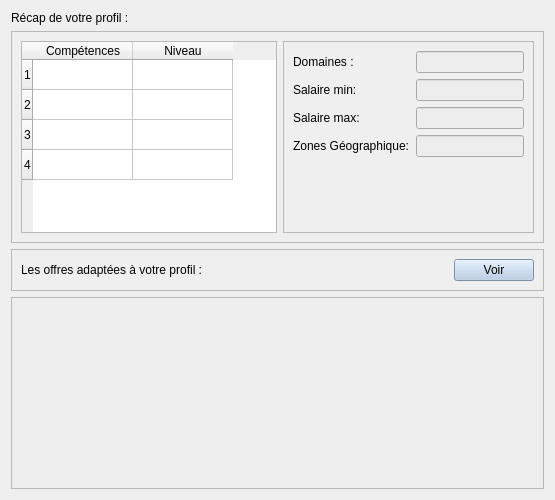
            <widget class="QWidget" name="trouver_emploi">
             <property name="minimumSize">
              <size>
               <width>0</width>
               <height>0</height>
              </size>
             </property>
             <layout class="QVBoxLayout" name="verticalLayout_34">
              <item>
               <widget class="QLabel" name="label_4">
                <property name="text">
                 <string>Récap de votre profil :</string>
                </property>
               </widget>
              </item>
              <item>
               <widget class="QFrame" name="frame_57">
                <property name="frameShape">
                 <enum>QFrame::StyledPanel</enum>
                </property>
                <property name="frameShadow">
                 <enum>QFrame::Raised</enum>
                </property>
                <layout class="QHBoxLayout" name="horizontalLayout_18">
                 <item>
                  <widget class="QTableWidget" name="tableWidget_3">
                   <property name="styleSheet">
                    <string notr="true"/>
                   </property>
                   <row>
                    <property name="text">
                     <string>1</string>
                    </property>
                   </row>
                   <row>
                    <property name="text">
                     <string>2</string>
                    </property>
                   </row>
                   <row>
                    <property name="text">
                     <string>3</string>
                    </property>
                   </row>
                   <row>
                    <property name="text">
                     <string>4</string>
                    </property>
                   </row>
                   <column>
                    <property name="text">
                     <string>Compétences</string>
                    </property>
                   </column>
                   <column>
                    <property name="text">
                     <string>Niveau</string>
                    </property>
                   </column>
                  </widget>
                 </item>
                 <item>
                  <widget class="QFrame" name="frame_58">
                   <property name="frameShape">
                    <enum>QFrame::StyledPanel</enum>
                   </property>
                   <property name="frameShadow">
                    <enum>QFrame::Raised</enum>
                   </property>
                   <layout class="QFormLayout" name="formLayout_2">
                    <item row="0" column="0">
                     <widget class="QLabel" name="label_66">
                      <property name="text">
                       <string>Domaines :</string>
                      </property>
                     </widget>
                    </item>
                    <item row="0" column="1">
                     <widget class="QLineEdit" name="lineEdit_10">
                      <property name="styleSheet">
                       <string notr="true">background-color: rgb(237, 237, 237);</string>
                      </property>
                     </widget>
                    </item>
                    <item row="1" column="0">
                     <widget class="QLabel" name="label_67">
                      <property name="text">
                       <string>Salaire min:</string>
                      </property>
                     </widget>
                    </item>
                    <item row="2" column="0">
                     <widget class="QLabel" name="label_68">
                      <property name="text">
                       <string>Salaire max:</string>
                      </property>
                     </widget>
                    </item>
                    <item row="1" column="1">
                     <widget class="QLineEdit" name="lineEdit_11">
                      <property name="styleSheet">
                       <string notr="true">background-color: rgb(237, 237, 237);</string>
                      </property>
                     </widget>
                    </item>
                    <item row="2" column="1">
                     <widget class="QLineEdit" name="lineEdit_12">
                      <property name="styleSheet">
                       <string notr="true">background-color: rgb(237, 237, 237);</string>
                      </property>
                     </widget>
                    </item>
                    <item row="3" column="0">
                     <widget class="QLabel" name="label_69">
                      <property name="text">
                       <string>Zones Géographique:</string>
                      </property>
                     </widget>
                    </item>
                    <item row="3" column="1">
                     <widget class="QLineEdit" name="lineEdit_13">
                      <property name="styleSheet">
                       <string notr="true">background-color: rgb(237, 237, 237);</string>
                      </property>
                     </widget>
                    </item>
                   </layout>
                  </widget>
                 </item>
                </layout>
               </widget>
              </item>
              <item>
               <widget class="QFrame" name="frame_59">
                <property name="frameShape">
                 <enum>QFrame::StyledPanel</enum>
                </property>
                <property name="frameShadow">
                 <enum>QFrame::Raised</enum>
                </property>
                <layout class="QHBoxLayout" name="horizontalLayout_37">
                 <item>
                  <widget class="QLabel" name="label_70">
                   <property name="text">
                    <string>Les offres adaptées à votre profil :</string>
                   </property>
                  </widget>
                 </item>
                 <item alignment="Qt::AlignRight">
                  <widget class="QPushButton" name="pushButton_45">
                   <property name="styleSheet">
                    <string notr="true">background-color: rgb(177, 201, 228);</string>
                   </property>
                   <property name="text">
                    <string>Voir</string>
                   </property>
                  </widget>
                 </item>
                </layout>
               </widget>
              </item>
              <item>
               <widget class="QListView" name="listView">
                <property name="styleSheet">
                 <string notr="true">background-color: rgb(237, 237, 237);</string>
                </property>
               </widget>
              </item>
             </layout>
            </widget>
